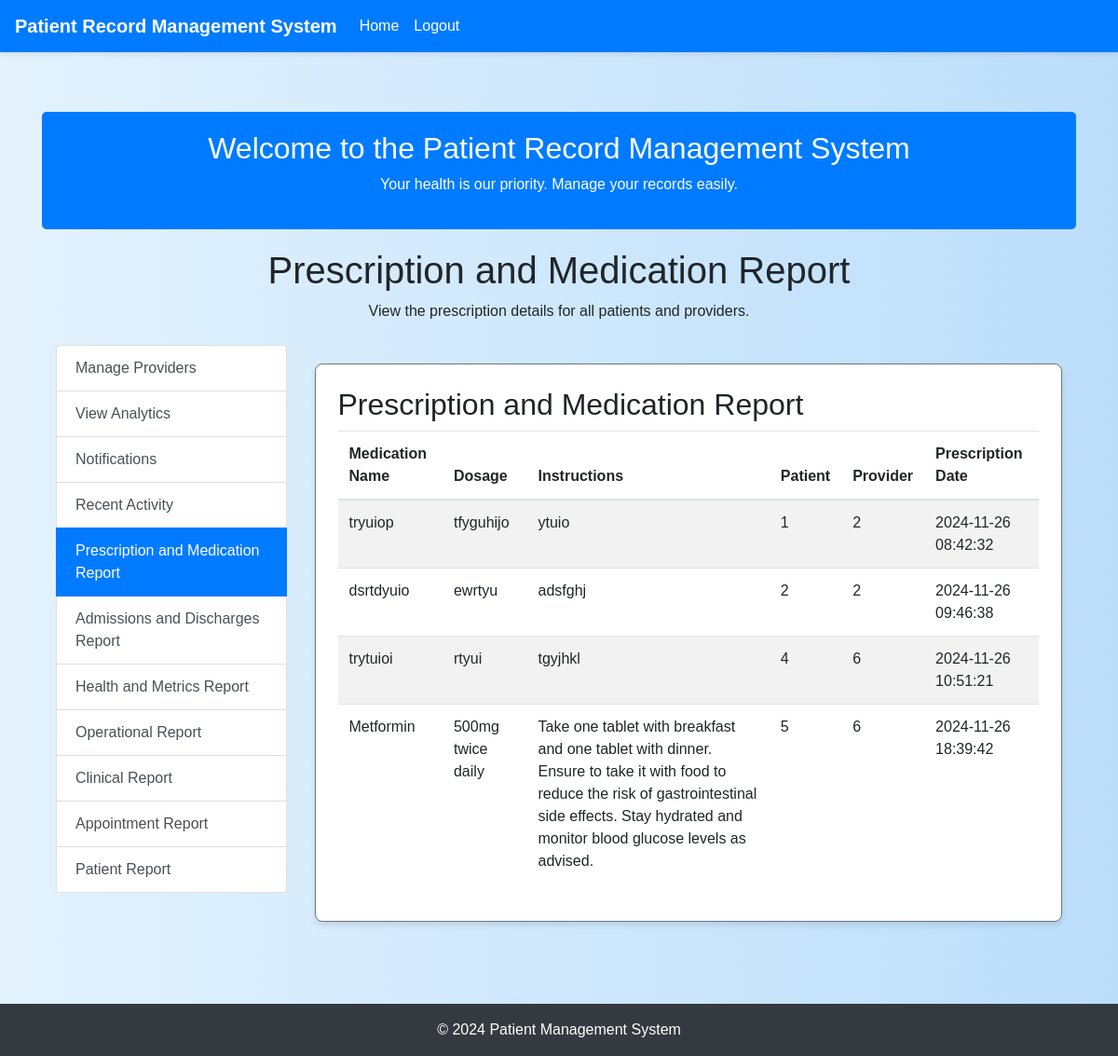
/prescription_report (signed in), run on the app's committed database.
### app/models.py (models this page shows, shortened)
class Prescription(db.Model):
    id = db.Column(db.Integer, primary_key=True)
    patient_id = db.Column(db.Integer, db.ForeignKey('patient.id'), nullable=False)
    provider_id = db.Column(db.Integer, db.ForeignKey('user.id'), nullable=False)
    prescription_date = db.Column(db.DateTime, default=datetime.utcnow)
    medication_name = db.Column(db.String(150), nullable=False)
    dosage = db.Column(db.String(100), nullable=False)
    instructions = db.Column(db.Text)
    attended_by_nurse = db.Column(db.Boolean, default=False, nullable=False)
    nurse_id = db.Column(db.Integer, db.ForeignKey('user.id'), nullable=True)
    attended_date = db.Column(db.DateTime)
    patient = db.relationship('Patient', backref='prescriptions', lazy=True)

### app/route.py (the view)
@main_bp.route('/prescription_report')
@login_required
def prescription_report():
    prescriptions = Prescription.query.all()  # Fetch all prescriptions
    return render_template('prescription_report.html', prescriptions=prescriptions)

### app/templates/prescription_report.html
{% extends "layout.html" %}
{% block content %}
    <div class="container-fluid">
        <div class="dashboard-header text-center mb-4">
            <h1>Prescription and Medication Report</h1>
            <p>View the prescription details for all patients and providers.</p>
        </div>
        <div class="row">
            <nav class="col-md-3">
                <div class="list-group">
                    <a href="{{ url_for('main.user_management') }}" class="list-group-item list-group-item-action">Manage Providers</a>
                    <a href="{{ url_for('main.admin_analytics') }}" class="list-group-item list-group-item-action">View Analytics</a>
                    <a href="{{ url_for('main.notification_center') }}" class="list-group-item list-group-item-action">Notifications</a>
                    <a href="{{ url_for('main.system_logs') }}" class="list-group-item list-group-item-action">Recent Activity</a>
                    <a href="{{ url_for('main.prescription_report') }}" class="list-group-item list-group-item-action active">Prescription and Medication Report</a>
                    <a href="{{ url_for('main.admissions_report') }}" class="list-group-item list-group-item-action">Admissions and Discharges Report</a>
                    <a href="{{ url_for('main.health_metrics_report') }}" class="list-group-item list-group-item-action">Health and Metrics Report</a>
                    <a href="{{ url_for('main.operational_report') }}" class="list-group-item list-group-item-action">Operational Report</a>
                    <a href="{{ url_for('main.clinical_report') }}" class="list-group-item list-group-item-action">Clinical Report</a>
                    <a href="{{ url_for('main.appointment_report') }}" class="list-group-item list-group-item-action">Appointment Report</a>
                    <a href="{{ url_for('main.patient_report') }}" class="list-group-item list-group-item-action">Patient Report</a>
                </div>
            </nav>
            <main class="col-md-9">
                <div class="card mb-4">
                    <div class="card-body">
                        <h2>Prescription and Medication Report</h2>
                        <table class="table table-striped">
                            <thead>
                                <tr>
                                    <th>Medication Name</th>
                                    <th>Dosage</th>
                                    <th>Instructions</th>
                                    <th>Patient</th>
                                    <th>Provider</th>
                                    <th>Prescription Date</th>
                                </tr>
                            </thead>
                            <tbody>
                                {% for prescription in prescriptions %}
                                    <tr>
                                        <td>{{ prescription.medication_name }}</td>
                                        <td>{{ prescription.dosage }}</td>
                                        <td>{{ prescription.instructions }}</td>
                                        <td>{{ prescription.patient_id }}</td>
                                        <td>{{ prescription.provider_id }}</td>
                                        <td>{{ prescription.prescription_date.strftime('%Y-%m-%d %H:%M:%S') }}</td>
                                    </tr>
                                {% else %}
                                    <tr>
                                        <td colspan="6" class="text-center">No prescriptions found.</td>
                                    </tr>
                                {% endfor %}
                            </tbody>
                        </table>
                    </div>
                </div>
            </main>
        </div>
    </div>
{% endblock %}

### app/static/css/style.css (style rules this page uses)
:root { --primary-color: #007bff; --secondary-color: #6c757d; --success-color: #28a745; --info-color: #17a2b8; --warning-color: #ffc107; --danger-color: #dc3545; --background-color: #f8f9fa; --footer-background: #343a40; }
body { background-color: var(--background-color); font-family: Arial, sans-serif; margin: 0; padding: 0; }
.card { border-radius: 0.5rem; border: 1px solid var(--secondary-color); box-shadow: 0 4px 6px rgba(0, 0, 0, 0.1); }
.card-body { padding: 1.5rem; }

### app/templates/layout.html (style rules this page uses)
body { display: flex; flex-direction: column; min-height: 100vh; background: linear-gradient(to right, #e3f2fd, #bbdefb); }
main { flex: 1; padding: 20px; }

### data on the page
Prescription: medication_name "tryuiop", dosage "tfyguhijo", instructions "ytuio", patient_id "1", provider_id "2", prescription_date "2024-11-26 08:42:32"
Prescription: medication_name "dsrtdyuio", dosage "ewrtyu", instructions "adsfghj", patient_id "2", provider_id "2", prescription_date "2024-11-26 09:46:38"
Prescription: medication_name "trytuioi", dosage "rtyui", instructions "tgyjhkl", patient_id "4", provider_id "6", prescription_date "2024-11-26 10:51:21"
Prescription: medication_name "Metformin", dosage "500mg twice daily", instructions "Take one tablet with breakfast and one tablet with dinner. Ensure to take it with food to reduce the risk of gastrointestinal side effects. Stay hydrated and monitor blood glucose levels as advised.", patient_id "5", provider_id "6", prescription_date "2024-11-26 18:39:42"
